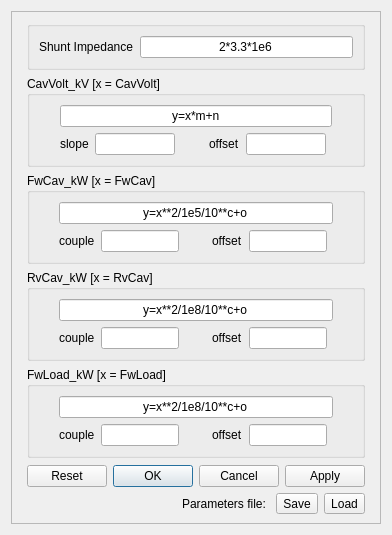
<?xml version="1.0" encoding="UTF-8"?>
<ui version="4.0">
 <class>facadeAdjustments</class>
 <widget class="TaurusWidget" name="facadeAdjustments">
  <property name="geometry">
   <rect>
    <x>0</x>
    <y>0</y>
    <width>392</width>
    <height>535</height>
   </rect>
  </property>
  <property name="windowTitle">
   <string>Form</string>
  </property>
  <layout class="QGridLayout" name="gridLayout_4">
   <item row="0" column="0">
    <widget class="QScrollArea" name="scrollArea">
     <property name="widgetResizable">
      <bool>true</bool>
     </property>
     <widget class="QWidget" name="scrollAreaWidgetContents">
      <property name="geometry">
       <rect>
        <x>0</x>
        <y>0</y>
        <width>378</width>
        <height>521</height>
       </rect>
      </property>
      <layout class="QGridLayout" name="gridLayout">
       <item row="6" column="1">
        <spacer name="verticalSpacer_2">
         <property name="orientation">
          <enum>Qt::Vertical</enum>
         </property>
         <property name="sizeHint" stdset="0">
          <size>
           <width>20</width>
           <height>40</height>
          </size>
         </property>
        </spacer>
       </item>
       <item row="8" column="1">
        <widget class="QDialogButtonBox" name="buttonBox">
         <property name="standardButtons">
          <set>QDialogButtonBox::Apply|QDialogButtonBox::Cancel|QDialogButtonBox::Ok|QDialogButtonBox::Reset</set>
         </property>
        </widget>
       </item>
       <item row="9" column="1">
        <layout class="QGridLayout" name="gridLayout_3">
         <item row="0" column="2">
          <widget class="QToolButton" name="saveButton">
           <property name="text">
            <string>Save</string>
           </property>
          </widget>
         </item>
         <item row="0" column="0">
          <spacer name="horizontalSpacer_4">
           <property name="orientation">
            <enum>Qt::Horizontal</enum>
           </property>
           <property name="sizeHint" stdset="0">
            <size>
             <width>40</width>
             <height>20</height>
            </size>
           </property>
          </spacer>
         </item>
         <item row="0" column="3">
          <widget class="QToolButton" name="loadButton">
           <property name="text">
            <string>Load</string>
           </property>
          </widget>
         </item>
         <item row="0" column="1">
          <widget class="QLabel" name="backupLabel">
           <property name="text">
            <string>Parameters file: </string>
           </property>
          </widget>
         </item>
        </layout>
       </item>
       <item row="0" column="1">
        <spacer name="verticalSpacer">
         <property name="orientation">
          <enum>Qt::Vertical</enum>
         </property>
         <property name="sizeHint" stdset="0">
          <size>
           <width>20</width>
           <height>40</height>
          </size>
         </property>
        </spacer>
       </item>
       <item row="1" column="1">
        <widget class="QGroupBox" name="ShuntImpedanceGroup">
         <property name="title">
          <string/>
         </property>
         <layout class="QGridLayout" name="gridLayout_2">
          <item row="0" column="0">
           <widget class="QLabel" name="ShuntImpedanceLabel">
            <property name="text">
             <string>Shunt Impedance</string>
            </property>
           </widget>
          </item>
          <item row="0" column="1">
           <widget class="QLineEdit" name="ShuntImpedanceValue">
            <property name="text">
             <string>2*3.3*1e6</string>
            </property>
            <property name="alignment">
             <set>Qt::AlignCenter</set>
            </property>
           </widget>
          </item>
         </layout>
        </widget>
       </item>
       <item row="4" column="0">
        <spacer name="horizontalSpacer">
         <property name="orientation">
          <enum>Qt::Horizontal</enum>
         </property>
         <property name="sizeHint" stdset="0">
          <size>
           <width>40</width>
           <height>20</height>
          </size>
         </property>
        </spacer>
       </item>
       <item row="4" column="2">
        <spacer name="horizontalSpacer_2">
         <property name="orientation">
          <enum>Qt::Horizontal</enum>
         </property>
         <property name="sizeHint" stdset="0">
          <size>
           <width>40</width>
           <height>20</height>
          </size>
         </property>
        </spacer>
       </item>
       <item row="2" column="1">
        <widget class="QGroupBox" name="cavityVolts_kV">
         <property name="title">
          <string>CavVolt_kV [x = CavVolt]</string>
         </property>
         <layout class="QGridLayout" name="gridLayout_5">
          <item row="1" column="2">
           <widget class="QLineEdit" name="cavityVolts_kV_MValue">
            <property name="maximumSize">
             <size>
              <width>80</width>
              <height>22</height>
             </size>
            </property>
           </widget>
          </item>
          <item row="1" column="4">
           <widget class="QLabel" name="cavityVolts_kV_NLabel">
            <property name="text">
             <string>offset</string>
            </property>
           </widget>
          </item>
          <item row="1" column="7">
           <spacer name="cavityVolts_kV_RightSpacer">
            <property name="orientation">
             <enum>Qt::Horizontal</enum>
            </property>
            <property name="sizeHint" stdset="0">
             <size>
              <width>21</width>
              <height>20</height>
             </size>
            </property>
           </spacer>
          </item>
          <item row="1" column="1">
           <widget class="QLabel" name="cavityVolts_kV_MLabel">
            <property name="text">
             <string>slope</string>
            </property>
           </widget>
          </item>
          <item row="1" column="0">
           <spacer name="cavityVolts_kV_LeftSpacer">
            <property name="orientation">
             <enum>Qt::Horizontal</enum>
            </property>
            <property name="sizeHint" stdset="0">
             <size>
              <width>21</width>
              <height>20</height>
             </size>
            </property>
           </spacer>
          </item>
          <item row="1" column="3">
           <spacer name="cavityVolts_kV_CentralSpacer">
            <property name="orientation">
             <enum>Qt::Horizontal</enum>
            </property>
            <property name="sizeHint" stdset="0">
             <size>
              <width>22</width>
              <height>20</height>
             </size>
            </property>
           </spacer>
          </item>
          <item row="0" column="1" colspan="6">
           <widget class="QLineEdit" name="cavityVolts_kV_Formula">
            <property name="text">
             <string>y=x*m+n</string>
            </property>
            <property name="alignment">
             <set>Qt::AlignCenter</set>
            </property>
           </widget>
          </item>
          <item row="1" column="5">
           <widget class="QLineEdit" name="cavityVolts_kV_NValue">
            <property name="maximumSize">
             <size>
              <width>80</width>
              <height>22</height>
             </size>
            </property>
           </widget>
          </item>
         </layout>
        </widget>
       </item>
       <item row="3" column="1">
        <widget class="QGroupBox" name="FwCav">
         <property name="title">
          <string>FwCav_kW [x = FwCav]</string>
         </property>
         <layout class="QGridLayout" name="gridLayout_6">
          <item row="1" column="2">
           <widget class="QLineEdit" name="FwCavCValue">
            <property name="maximumSize">
             <size>
              <width>80</width>
              <height>22</height>
             </size>
            </property>
           </widget>
          </item>
          <item row="1" column="4">
           <widget class="QLabel" name="FwCavOLabel">
            <property name="text">
             <string>offset</string>
            </property>
           </widget>
          </item>
          <item row="1" column="0">
           <spacer name="FwCavLeftSpacer">
            <property name="orientation">
             <enum>Qt::Horizontal</enum>
            </property>
            <property name="sizeHint" stdset="0">
             <size>
              <width>21</width>
              <height>20</height>
             </size>
            </property>
           </spacer>
          </item>
          <item row="1" column="7">
           <spacer name="FwCavRightSpacer">
            <property name="orientation">
             <enum>Qt::Horizontal</enum>
            </property>
            <property name="sizeHint" stdset="0">
             <size>
              <width>21</width>
              <height>20</height>
             </size>
            </property>
           </spacer>
          </item>
          <item row="1" column="1">
           <widget class="QLabel" name="FwCavCLabel">
            <property name="text">
             <string>couple</string>
            </property>
           </widget>
          </item>
          <item row="1" column="3">
           <spacer name="FwCavCentralSpacer">
            <property name="orientation">
             <enum>Qt::Horizontal</enum>
            </property>
            <property name="sizeHint" stdset="0">
             <size>
              <width>22</width>
              <height>20</height>
             </size>
            </property>
           </spacer>
          </item>
          <item row="0" column="1" colspan="6">
           <widget class="QLineEdit" name="FwCavFormula">
            <property name="text">
             <string>y=x**2/1e5/10**c+o</string>
            </property>
            <property name="alignment">
             <set>Qt::AlignCenter</set>
            </property>
           </widget>
          </item>
          <item row="1" column="5">
           <widget class="QLineEdit" name="FwCavOValue">
            <property name="maximumSize">
             <size>
              <width>80</width>
              <height>22</height>
             </size>
            </property>
           </widget>
          </item>
         </layout>
        </widget>
       </item>
       <item row="4" column="1">
        <widget class="QGroupBox" name="RvCav">
         <property name="title">
          <string>RvCav_kW [x = RvCav]</string>
         </property>
         <layout class="QGridLayout" name="gridLayout_7">
          <item row="1" column="2">
           <widget class="QLineEdit" name="RvCavCValue">
            <property name="maximumSize">
             <size>
              <width>80</width>
              <height>22</height>
             </size>
            </property>
           </widget>
          </item>
          <item row="1" column="3">
           <spacer name="RvCavCentralSpacer">
            <property name="orientation">
             <enum>Qt::Horizontal</enum>
            </property>
            <property name="sizeHint" stdset="0">
             <size>
              <width>22</width>
              <height>20</height>
             </size>
            </property>
           </spacer>
          </item>
          <item row="1" column="7">
           <spacer name="RvCavRightSpacer">
            <property name="orientation">
             <enum>Qt::Horizontal</enum>
            </property>
            <property name="sizeHint" stdset="0">
             <size>
              <width>21</width>
              <height>20</height>
             </size>
            </property>
           </spacer>
          </item>
          <item row="1" column="1">
           <widget class="QLabel" name="RvCavCLabel">
            <property name="text">
             <string>couple</string>
            </property>
           </widget>
          </item>
          <item row="1" column="0">
           <spacer name="RvCavLeftSpacer">
            <property name="orientation">
             <enum>Qt::Horizontal</enum>
            </property>
            <property name="sizeHint" stdset="0">
             <size>
              <width>21</width>
              <height>20</height>
             </size>
            </property>
           </spacer>
          </item>
          <item row="1" column="4">
           <widget class="QLabel" name="RvCavOLabel">
            <property name="text">
             <string>offset</string>
            </property>
           </widget>
          </item>
          <item row="0" column="1" colspan="6">
           <widget class="QLineEdit" name="RvCavFormula">
            <property name="text">
             <string>y=x**2/1e8/10**c+o</string>
            </property>
            <property name="alignment">
             <set>Qt::AlignCenter</set>
            </property>
           </widget>
          </item>
          <item row="1" column="5">
           <widget class="QLineEdit" name="RvCavOValue">
            <property name="maximumSize">
             <size>
              <width>80</width>
              <height>22</height>
             </size>
            </property>
           </widget>
          </item>
         </layout>
        </widget>
       </item>
       <item row="5" column="1">
        <widget class="QGroupBox" name="FwLoad">
         <property name="title">
          <string>FwLoad_kW [x = FwLoad]</string>
         </property>
         <layout class="QGridLayout" name="gridLayout_8">
          <item row="1" column="2">
           <widget class="QLineEdit" name="FwLoadCValue">
            <property name="maximumSize">
             <size>
              <width>80</width>
              <height>22</height>
             </size>
            </property>
           </widget>
          </item>
          <item row="1" column="3">
           <spacer name="FwLoadCentralSpacer">
            <property name="orientation">
             <enum>Qt::Horizontal</enum>
            </property>
            <property name="sizeHint" stdset="0">
             <size>
              <width>22</width>
              <height>20</height>
             </size>
            </property>
           </spacer>
          </item>
          <item row="1" column="7">
           <spacer name="FwLoadRightSpacer">
            <property name="orientation">
             <enum>Qt::Horizontal</enum>
            </property>
            <property name="sizeHint" stdset="0">
             <size>
              <width>21</width>
              <height>20</height>
             </size>
            </property>
           </spacer>
          </item>
          <item row="1" column="1">
           <widget class="QLabel" name="FwLoadCLabel">
            <property name="text">
             <string>couple</string>
            </property>
           </widget>
          </item>
          <item row="1" column="0">
           <spacer name="FwLoadLeftSpacer">
            <property name="orientation">
             <enum>Qt::Horizontal</enum>
            </property>
            <property name="sizeHint" stdset="0">
             <size>
              <width>21</width>
              <height>20</height>
             </size>
            </property>
           </spacer>
          </item>
          <item row="1" column="4">
           <widget class="QLabel" name="FwLoadOLabel">
            <property name="text">
             <string>offset</string>
            </property>
           </widget>
          </item>
          <item row="0" column="1" colspan="6">
           <widget class="QLineEdit" name="FwLoadFormula">
            <property name="text">
             <string>y=x**2/1e8/10**c+o</string>
            </property>
            <property name="alignment">
             <set>Qt::AlignCenter</set>
            </property>
           </widget>
          </item>
          <item row="1" column="5">
           <widget class="QLineEdit" name="FwLoadOValue">
            <property name="maximumSize">
             <size>
              <width>80</width>
              <height>22</height>
             </size>
            </property>
           </widget>
          </item>
         </layout>
        </widget>
       </item>
       <item row="10" column="1">
        <spacer name="verticalSpacer_3">
         <property name="orientation">
          <enum>Qt::Vertical</enum>
         </property>
         <property name="sizeHint" stdset="0">
          <size>
           <width>20</width>
           <height>40</height>
          </size>
         </property>
        </spacer>
       </item>
      </layout>
     </widget>
    </widget>
   </item>
  </layout>
 </widget>
 <customwidgets>
  <customwidget>
   <class>TaurusWidget</class>
   <extends>QWidget</extends>
   <header>taurus.qt.qtgui.container</header>
   <container>1</container>
  </customwidget>
 </customwidgets>
 <tabstops>
  <tabstop>buttonBox</tabstop>
  <tabstop>scrollArea</tabstop>
 </tabstops>
 <resources/>
 <connections/>
</ui>
